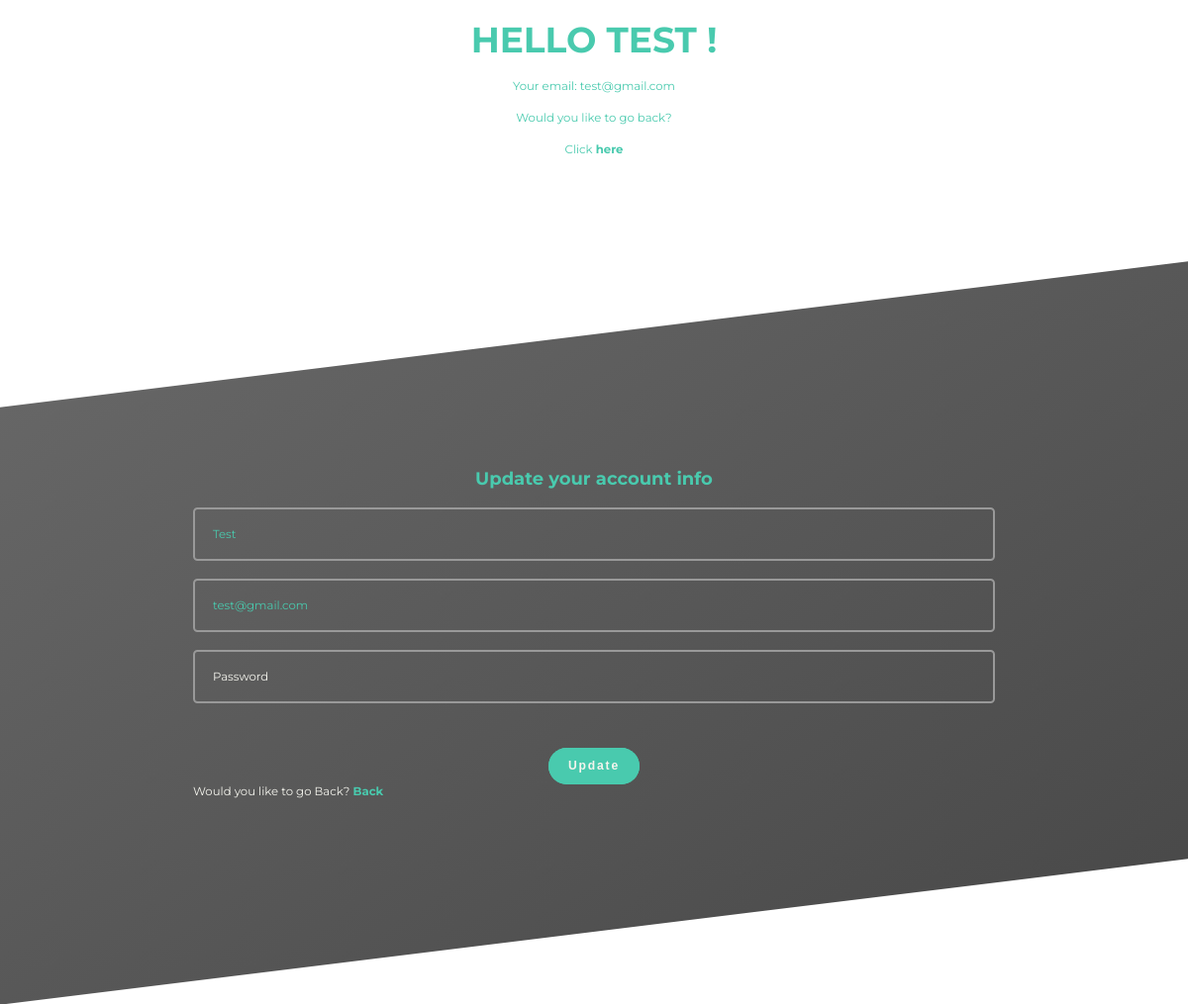
The app's page /admin (signed in) with its own data.
### app/models/models.py (models this page shows, shortened)
class User(db.Model, UserMixin):
    id = db.Column(db.Integer, primary_key=True)
    username = db.Column(db.String(120), nullable=False, unique=True)
    email = db.Column(db.String(120), nullable=False, unique=True)
    password = db.Column(db.String(20), nullable=False)
    posts = db.relationship('Post', backref='author', lazy=True)

### app/routes.py (the view)
@web.route("/admin", methods=['GET', 'POST'])
@login_required
def admin():
    form = UpdateAdminForm()
    if form.validate_on_submit():
        current_user.username = form.username.data
        current_user.email = form.email.data
        current_user.password = form.password.data
        db.session.commit()
        flash('Your account has been updated!', 'success')
        return redirect(url_for('web.admin'))
    elif request.method == 'GET':
        form.username.data = current_user.username
        form.email.data = current_user.email
        form.password.data = current_user.password
    return render_template('admin.html', form=form, title='Admin')

### app/form/form.py (shortened to what this page needs)
class UpdateAdminForm(FlaskForm):
    username = StringField('Username', validators=[DataRequired()])
    email = StringField('Email', validators=[DataRequired(), Email()])
    password = PasswordField('Password', validators=[DataRequired()])
    submit = SubmitField('Update')

### app/models/models.py (called while the page is built)
@login_manager.user_loader
def load_user(user_id):
    return User.query.get(int(user_id))

### app/templates/admin.html (shortened to what this page needs)
<!doctype html>
<html lang="en">
{% include 'includes/head.html' %}
<body>
        <section class="flexCenter center">
                <h2 class="username_style">Hello {{ current_user.username }} !</h2>
                <p>Your email: {{ current_user.email }}</p>
                <p>Would you like to go back?</p>
                <p>Click <a href="/">here</a></p>
            </section>
            <section id="ph-contact">
                <div class="red">
                <h2 class="account_info">Update your account info</h2>
            {% block content %}
                <form method="POST" action="">
                            {{ form.username(placeholder='Username')}}
                            {{ form.email(placeholder='Email')}}
                            {{ form.password(placeholder='Password')}}
                <button class="btn btn--green" type="submit" id="sendForm" value="submit" name="submit">Update</button>
                </form>
            <p class="already"> Would you like to go Back? <a href="{{ url_for('web.home') }}">Back</a></p>
            {% endblock content %}
             </div>
            </section>
</body>
</html>

### app/static/css/main.css (style rules this page uses)
*, *::after, *::before { margin: 0; padding: 0; -webkit-box-sizing: inherit; box-sizing: inherit; }
html { font-size: 62.5%; }
@media only screen and (max-width: 75em) { html { font-size: 56.25%; } }
body { font-family: 'Montserrat', sans-serif; -webkit-box-sizing: border-box; box-sizing: border-box; overflow-x: hidden; }
.center { color: #494949; text-align: center; }
.center p { margin-top: 2rem; font-size: 1.3rem; color: #49caae; }
.center p a { text-decoration: none; font-weight: bold; color: #49caae; }
a { text-decoration: none; font-weight: bold; color: #F4F4ED; }
.red { max-width: 90rem; margin: 0 auto; }
.red::after { content: ""; display: table; clear: both; }
.username_style { font-size: 4rem; text-transform: uppercase; color: #49caae; }
.flexCenter { display: -webkit-box; display: -ms-flexbox; display: flex; margin: 0 auto; -webkit-box-orient: vertical; -webkit-box-direction: normal; -ms-flex-direction: column; flex-direction: column; -webkit-box-align: center; -ms-flex-align: center; align-items: center; -webkit-box-pack: center; -ms-flex-pack: center; justify-content: center; margin-top: 2rem; }
.account_info { color: #49caae; margin-bottom: 2rem; text-align: center; font-size: 2rem; }
.btn, .btn:link, .btn:visited { text-decoration: none; padding: 2rem 3rem; display: inline-block; border-radius: 10rem; -webkit-transition: all 0.2s; transition: all 0.2s; position: relative; font-size: 1.3rem; border: none; cursor: pointer; font-weight: 700; letter-spacing: .2rem; }
@media only screen and (max-width: 75em) { .btn, .btn:link, .btn:visited { padding: 1.25rem 2.25rem; font-size: 1.35rem; } }
.btn--green { margin-top: 3rem; background-color: #49caae; color: #F4F4ED; }
.btn--green::after { background-color: #49caae; }
.btn::after { content: ""; display: inline-block; height: 100%; width: 100%; border-radius: 10rem; position: absolute; top: 0; left: 0; z-index: -1; -webkit-transition: all 0.4s; transition: all 0.4s; }
#ph-contact { padding: 15rem 0; background-image: -webkit-gradient(linear, left top, right bottom, from(rgba(0, 0, 0, 0.6)), to(rgba(54, 54, 54, 0.9))); background-image: linear-gradient(to right bottom, rgba(0, 0, 0, 0.6), rgba(54, 54, 54, 0.9)); background-size: cover; -webkit-transform: skewY(-7deg); transform: skewY(-7deg); margin-top: 20rem; }
#ph-contact > * { -webkit-transform: skewY(7deg); transform: skewY(7deg); }
#ph-contact form { display: -webkit-box; display: -ms-flexbox; display: flex; margin: 0 auto; -webkit-box-orient: vertical; -webkit-box-direction: normal; -ms-flex-direction: column; flex-direction: column; -webkit-box-align: center; -ms-flex-align: center; align-items: center; -webkit-box-pack: center; -ms-flex-pack: center; justify-content: center; }
#ph-contact input:not([type="submit"]), #ph-contact textarea { width: 100%; padding: 2rem; margin-bottom: 2rem; border: solid 2px #999; font-size: 1.3rem; background: transparent; color: #49caae; -webkit-box-sizing: border-box; box-sizing: border-box; outline: none; border-radius: .5rem; font-family: 'Montserrat', sans-serif; -webkit-transition: .3s ease-in-out; transition: .3s ease-in-out; }
#ph-contact input:not([type="submit"])::placeholder, #ph-contact textarea::placeholder { color: #F4F4ED; }
.already { color: #F4F4ED; font-size: 1.3rem; }
.already a { text-decoration: none; color: #49caae; }

### records on screen
User: username "TEST", email "test@gmail.com", username "Test"
